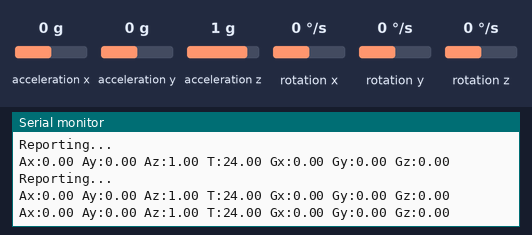
A sketch run on a simulated ESP8266 (NodeMCU). On the bench: the last lines printed to the serial monitor. Wiring (inferred from the names in the program): MPU-6050 motion sensor at I2C address 0x68. Inputs (shaded band) come from the test bench; at power-on: acceleration x 0 g, rotation x 0 °/s, acceleration y 0 g, acceleration z 1 g, rotation y 0 °/s, rotation z 0 °/s. WiFi joins after 1.5 s; servers stay silent unless stated.

Above: at 3.1 s.
3.2 s: acceleration x set to -1.4 g
At 3.22 s:
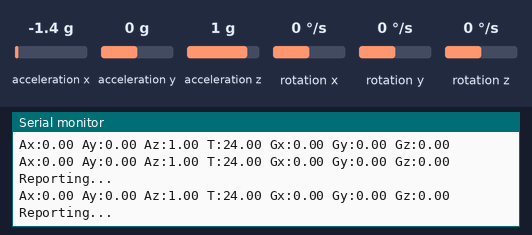
6.2 s: rotation x set to 100 °/s
At 6.33 s:
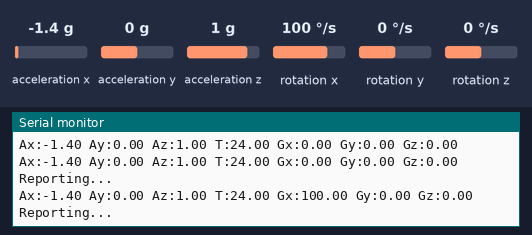
9.2 s: acceleration y set to -1.4 g
At 9.25 s:
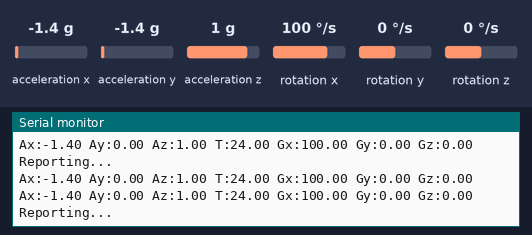
12.2 s: acceleration z set to -1.4 g
At 12.23 s:
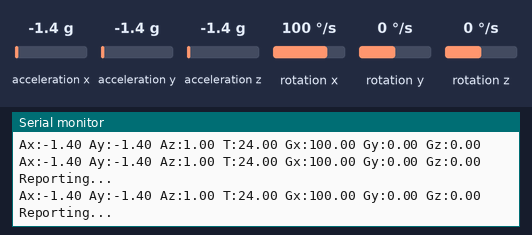
15.2 s: rotation y set to 100 °/s
At 15.32 s:
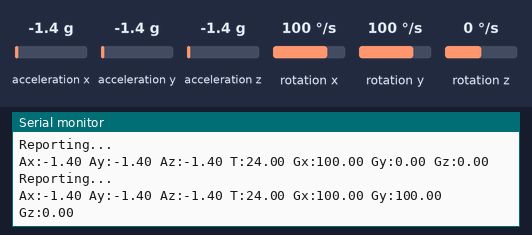
18.2 s: rotation z set to 100 °/s
At 18.21 s:
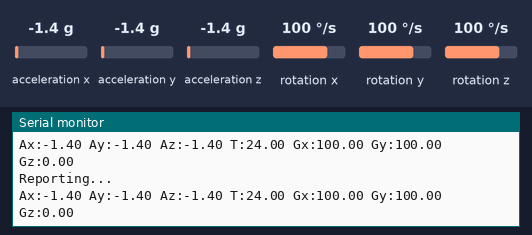

Measured:
- after the input at 6.2 s, the serial monitor: prints a new line after 0.06 s (image 2)
- after the input at 15.2 s, the serial monitor: prints a new line after 0.06 s (image 5)

The sketch:

motionstreamer_blynk.ino
```cpp
#define BLYNK_PRINT Serial
#include <ESP8266WiFi.h>
#include <BlynkSimpleEsp8266.h>
#include <Wire.h>

// You should get Auth Token in the Blynk App.
// Go to the Project Settings (nut icon).
char auth[] = "0683f701f09c4f45b7451f5b2836e2cd";

// Your WiFi credentials.
// Set password to "" for open networks.
char ssid[] = "Dualog-Guest";
char pass[] = "Duatos14";

// MPU6050 Slave Device Address
const uint8_t MPU6050SlaveAddress = 0x68;

// Select SDA and SCL pins for I2C communication
const uint8_t scl = D6;
const uint8_t sda = D7;

// sensitivity scale factor respective to full scale setting provided in datasheet
const uint16_t AccelScaleFactor = 16384;
const uint16_t GyroScaleFactor = 131;

// MPU6050 few configuration register addresses
const uint8_t MPU6050_REGISTER_SMPLRT_DIV   =  0x19;
const uint8_t MPU6050_REGISTER_USER_CTRL    =  0x6A;
const uint8_t MPU6050_REGISTER_PWR_MGMT_1   =  0x6B;
const uint8_t MPU6050_REGISTER_PWR_MGMT_2   =  0x6C;
const uint8_t MPU6050_REGISTER_CONFIG       =  0x1A;
const uint8_t MPU6050_REGISTER_GYRO_CONFIG  =  0x1B;
const uint8_t MPU6050_REGISTER_ACCEL_CONFIG =  0x1C;
const uint8_t MPU6050_REGISTER_FIFO_EN      =  0x23;
const uint8_t MPU6050_REGISTER_INT_ENABLE   =  0x38;
const uint8_t MPU6050_REGISTER_ACCEL_XOUT_H =  0x3B;
const uint8_t MPU6050_REGISTER_SIGNAL_PATH_RESET  = 0x68;

int16_t AccelX, AccelY, AccelZ, Temperature, GyroX, GyroY, GyroZ;
BlynkTimer timer;
double Ax, Ay, Az, T, Gx, Gy, Gz;
void reportValues()
{
  // You can send any value at any time.
  // Please don't send more that 10 values per second.
  Blynk.virtualWrite(V1, Ax);
  Blynk.virtualWrite(V2, Ay);
  Blynk.virtualWrite(V3, Az);
  Blynk.virtualWrite(V4, T);
  Blynk.virtualWrite(V5, Gx);
  Blynk.virtualWrite(V6, Gy);
  Blynk.virtualWrite(V7, Gz);

  Serial.println("Reporting...");
}

void setup() {
  // start the serial connection
  Serial.begin(9600);
  Serial.println("Starting");
  Blynk.begin(auth, ssid, pass , "blynk.innovationgarage.no", 80);

  timer.setInterval(100L, reportValues);

  Wire.begin(sda, scl);
  MPU6050_Init();

  Serial.println("Done.");
}

void loop()
{
  Read_RawValue(MPU6050SlaveAddress, MPU6050_REGISTER_ACCEL_XOUT_H);

  //divide each with their sensitivity scale factor
  Ax = (double)AccelX / AccelScaleFactor;
  Ay = (double)AccelY / AccelScaleFactor;
  Az = (double)AccelZ / AccelScaleFactor;
  T = (double)Temperature / 340 + 36.53; //temperature formula
  Gx = (double)GyroX / GyroScaleFactor;
  Gy = (double)GyroY / GyroScaleFactor;
  Gz = (double)GyroZ / GyroScaleFactor;

  Serial.print("Ax:"); Serial.print(Ax);
  Serial.print(" Ay:"); Serial.print(Ay);
  Serial.print(" Az:"); Serial.print(Az);
  Serial.print(" T:"); Serial.print(T);
  Serial.print(" Gx:"); Serial.print(Gx);
  Serial.print(" Gy:"); Serial.print(Gy);
  Serial.print(" Gz:"); Serial.println(Gz);

  Blynk.run();
  timer.run(); // Initiates BlynkTimer
}


void I2C_Write(uint8_t deviceAddress, uint8_t regAddress, uint8_t data) {
  Wire.beginTransmission(deviceAddress);
  Wire.write(regAddress);
  Wire.write(data);
  Wire.endTransmission();
}

// read all 14 register
void Read_RawValue(uint8_t deviceAddress, uint8_t regAddress) {
  Wire.beginTransmission(deviceAddress);
  Wire.write(regAddress);
  Wire.endTransmission();
  Wire.requestFrom(deviceAddress, (uint8_t)14);
  AccelX = (((int16_t)Wire.read() << 8) | Wire.read());
  AccelY = (((int16_t)Wire.read() << 8) | Wire.read());
  AccelZ = (((int16_t)Wire.read() << 8) | Wire.read());
  Temperature = (((int16_t)Wire.read() << 8) | Wire.read());
  GyroX = (((int16_t)Wire.read() << 8) | Wire.read());
  GyroY = (((int16_t)Wire.read() << 8) | Wire.read());
  GyroZ = (((int16_t)Wire.read() << 8) | Wire.read());
}

//configure MPU6050
void MPU6050_Init() {
  delay(150);
  I2C_Write(MPU6050SlaveAddress, MPU6050_REGISTER_SMPLRT_DIV, 0x07);
  I2C_Write(MPU6050SlaveAddress, MPU6050_REGISTER_PWR_MGMT_1, 0x01);
  I2C_Write(MPU6050SlaveAddress, MPU6050_REGISTER_PWR_MGMT_2, 0x00);
  I2C_Write(MPU6050SlaveAddress, MPU6050_REGISTER_CONFIG, 0x00);
  I2C_Write(MPU6050SlaveAddress, MPU6050_REGISTER_GYRO_CONFIG, 0x00);//set +/-250 degree/second full scale
  I2C_Write(MPU6050SlaveAddress, MPU6050_REGISTER_ACCEL_CONFIG, 0x00);// set +/- 2g full scale
  I2C_Write(MPU6050SlaveAddress, MPU6050_REGISTER_FIFO_EN, 0x00);
  I2C_Write(MPU6050SlaveAddress, MPU6050_REGISTER_INT_ENABLE, 0x01);
  I2C_Write(MPU6050SlaveAddress, MPU6050_REGISTER_SIGNAL_PATH_RESET, 0x00);
  I2C_Write(MPU6050SlaveAddress, MPU6050_REGISTER_USER_CTRL, 0x00);
}
```
